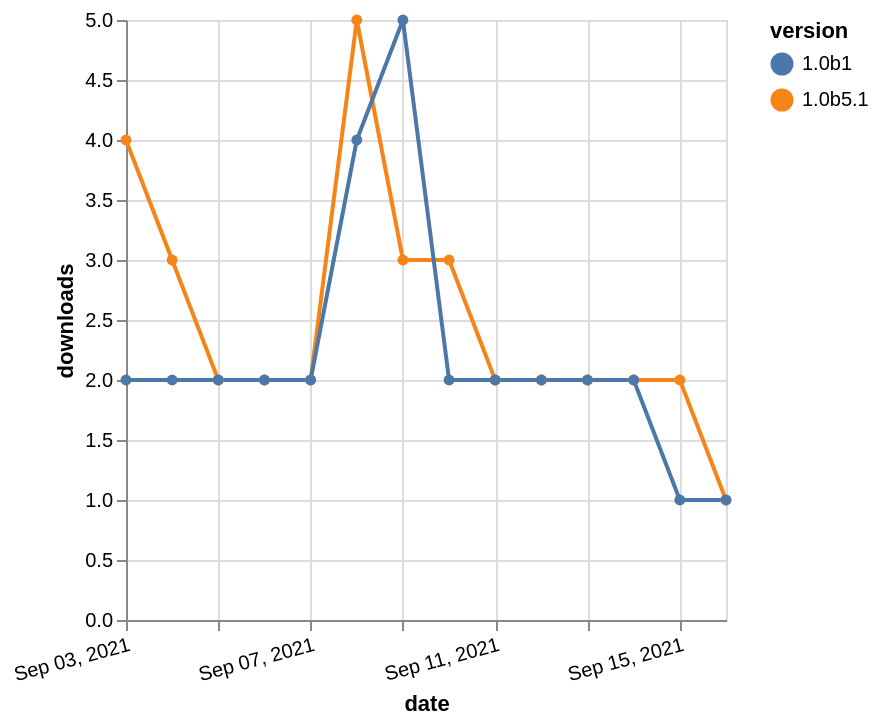

Write the Vega-Lite specification saved for this chart.
### Vega-Lite specification from a JSON file in a GitHub repository (floating-point values rounded to 4 significant figures)
{"$schema": "https://vega.github.io/schema/vega-lite/v5.json", "description": "A simple bar chart with embedded data.", "data": {"values": [{"date": "2021-09-03", "total": 3548, "delta": 4, "version": "1.0b5.1"}, {"date": "2021-09-04", "total": 3551, "delta": 3, "version": "1.0b5.1"}, {"date": "2021-09-05", "total": 3553, "delta": 2, "version": "1.0b5.1"}, {"date": "2021-09-06", "total": 3555, "delta": 2, "version": "1.0b5.1"}, {"date": "2021-09-07", "total": 3557, "delta": 2, "version": "1.0b5.1"}, {"date": "2021-09-08", "total": 3562, "delta": 5, "version": "1.0b5.1"}, {"date": "2021-09-09", "total": 3565, "delta": 3, "version": "1.0b5.1"}, {"date": "2021-09-10", "total": 3568, "delta": 3, "version": "1.0b5.1"}, {"date": "2021-09-11", "total": 3570, "delta": 2, "version": "1.0b5.1"}, {"date": "2021-09-12", "total": 3572, "delta": 2, "version": "1.0b5.1"}, {"date": "2021-09-13", "total": 3574, "delta": 2, "version": "1.0b5.1"}, {"date": "2021-09-14", "total": 3576, "delta": 2, "version": "1.0b5.1"}, {"date": "2021-09-15", "total": 3578, "delta": 2, "version": "1.0b5.1"}, {"date": "2021-09-16", "total": 3579, "delta": 1, "version": "1.0b5.1"}, {"date": "2021-09-03", "total": 4027, "delta": 2, "version": "1.0b1"}, {"date": "2021-09-04", "total": 4029, "delta": 2, "version": "1.0b1"}, {"date": "2021-09-05", "total": 4031, "delta": 2, "version": "1.0b1"}, {"date": "2021-09-06", "total": 4033, "delta": 2, "version": "1.0b1"}, {"date": "2021-09-07", "total": 4035, "delta": 2, "version": "1.0b1"}, {"date": "2021-09-08", "total": 4039, "delta": 4, "version": "1.0b1"}, {"date": "2021-09-09", "total": 4044, "delta": 5, "version": "1.0b1"}, {"date": "2021-09-10", "total": 4046, "delta": 2, "version": "1.0b1"}, {"date": "2021-09-11", "total": 4048, "delta": 2, "version": "1.0b1"}, {"date": "2021-09-12", "total": 4050, "delta": 2, "version": "1.0b1"}, {"date": "2021-09-13", "total": 4052, "delta": 2, "version": "1.0b1"}, {"date": "2021-09-14", "total": 4054, "delta": 2, "version": "1.0b1"}, {"date": "2021-09-15", "total": 4055, "delta": 1, "version": "1.0b1"}, {"date": "2021-09-16", "total": 4056, "delta": 1, "version": "1.0b1"}]}, "width": "container", "mark": {"type": "line", "point": {"filled": true}}, "encoding": {"x": {"field": "date", "type": "temporal", "timeUnit": "yearmonthdate", "title": "date", "axis": {"labelAngle": -15}}, "y": {"field": "delta", "type": "quantitative", "title": "downloads"}, "color": {"field": "version", "type": "nominal"}, "tooltip": {"field": "delta"}}}
